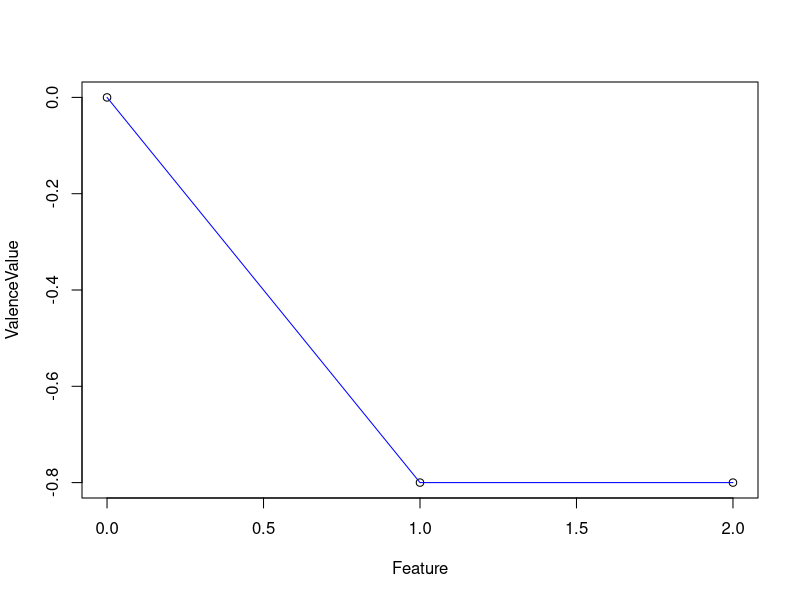
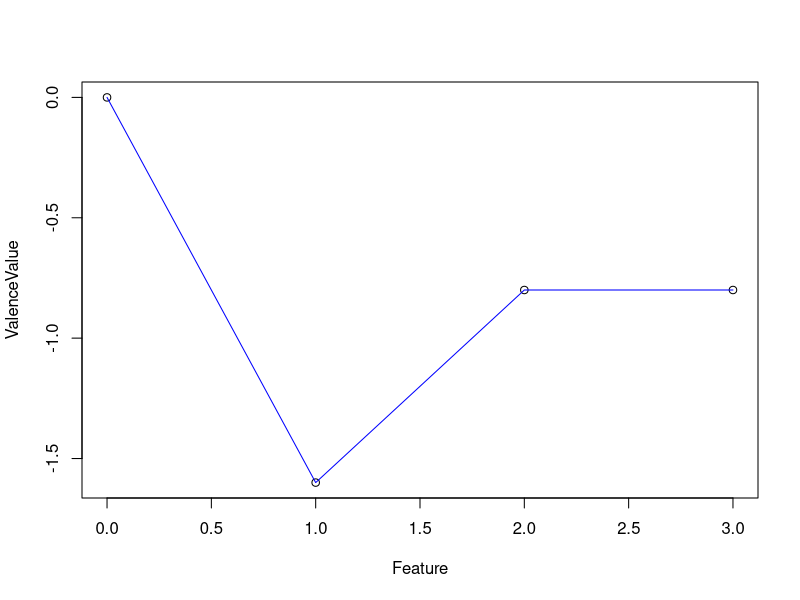
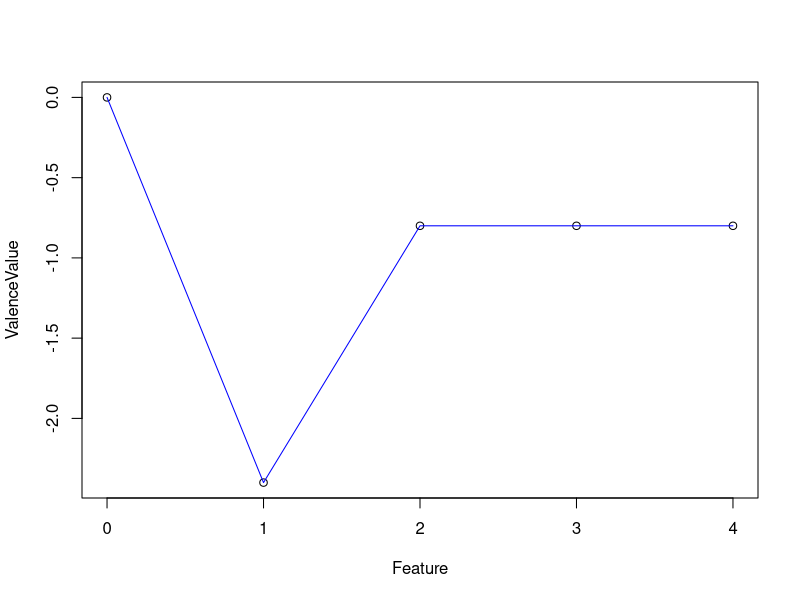
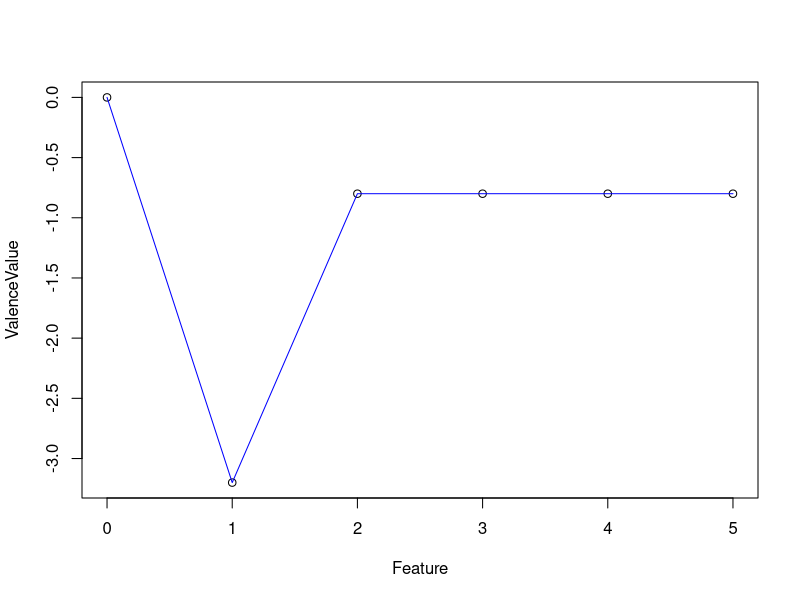
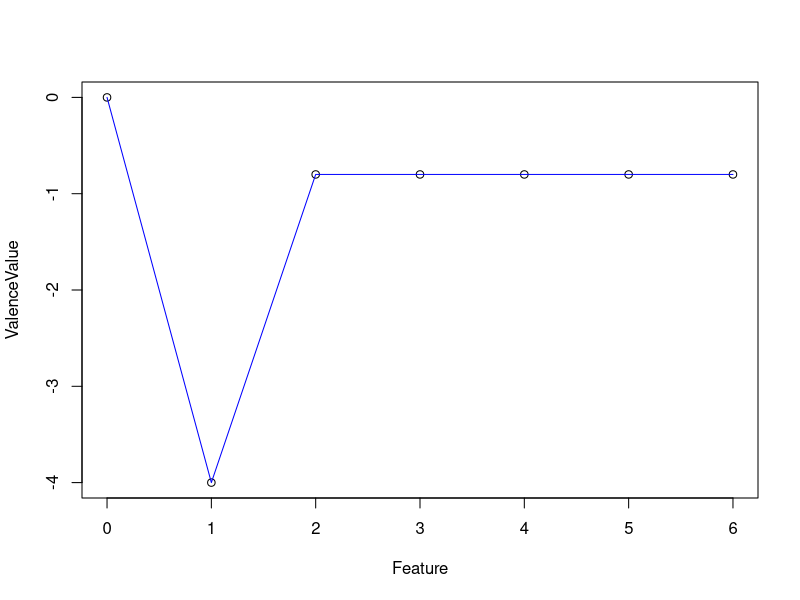
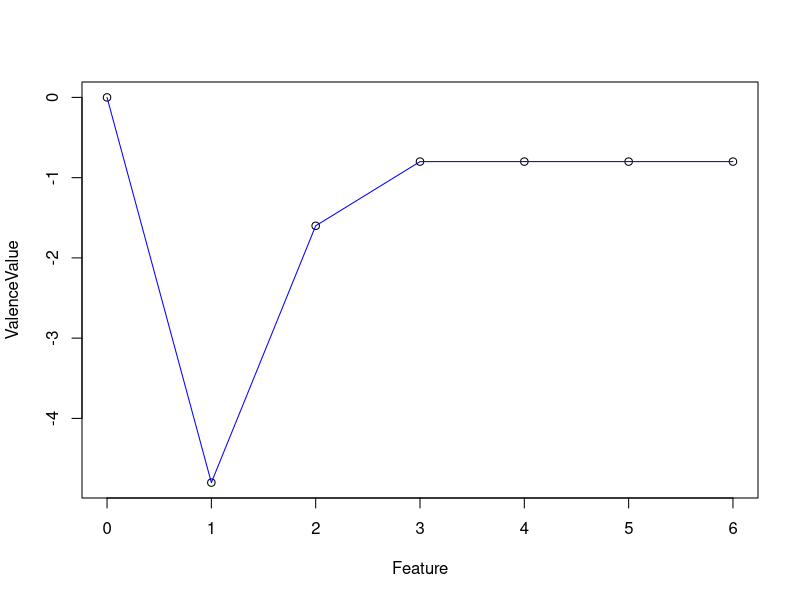
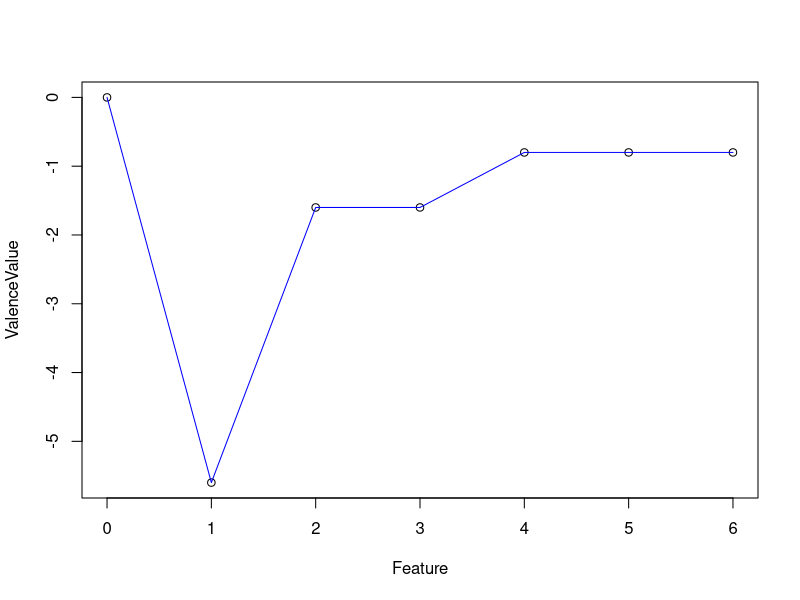
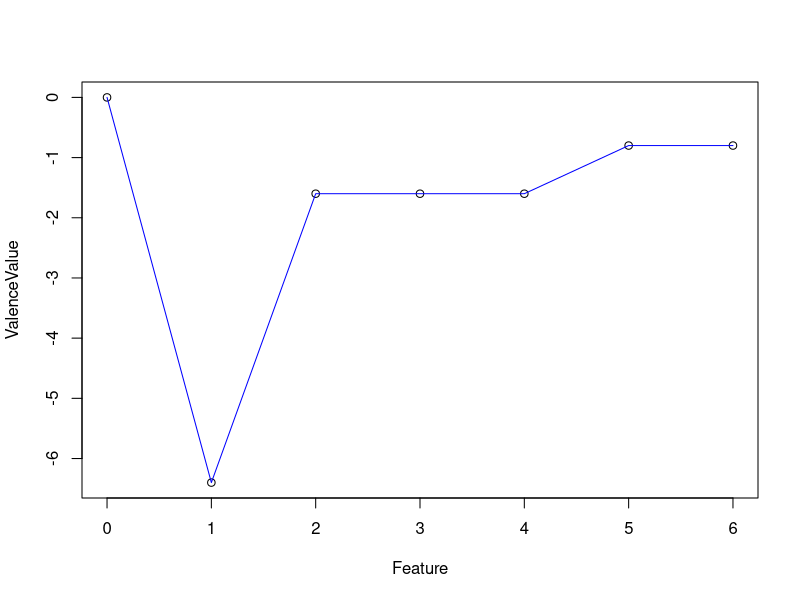

Recreate these plots in R, in order. (Note: this script raises an error after producing the figures.)
### Generalization of evaluative conditioning, Modeling CS Variability


#packages
library(ggplot2)


#latent variables of participant
learnRate <- 0.8

#experimental variables
nTrials <- 4
nCat <- 4
nExemplar <- 5
nFeaturesPerCS <- 2

#stimuli in rating phase
Stimuli <- matrix(NA, nExemplar, nFeaturesPerCS)

for (CS in 1:nrow(Stimuli)){
  Stimuli[CS, 1:2] <- c(1, CS+1)
}

#stimuli in testing phase
FeatureStim <- unique(as.vector(Stimuli))
GSStim <- c(1,nrow(Stimuli) + 1)

#valence for each category
CatVal <- c()
for(cat in 1:nCat){
  Valence <- sample(c(-1,1), size = 1)
  CatVal[cat] <- Valence
}

#learning conditions
many <- 5
one <- 1


#### learning phase - information reduction
#sum up valence for each stimulus feature

#Plot results

#many
Expectation <- matrix(0, 1, nFeaturesPerCS)
category <- 1
nTrials <- 4
for (round in 1:nTrials){
  for (nrCS in 1:many){
    Valence <- CatVal[category]
    for (feat in 1:nFeaturesPerCS){
      featureNR <- Stimuli[nrCS, feat]
      if (featureNR %in% Expectation[,1]){
        Expectation[Expectation[,1] == featureNR] <- c(featureNR, Expectation[Expectation[,1] == featureNR][[2]] + Valence*learnRate)
      } else {
        NewExpectation <- c(featureNR, Valence*learnRate)
        Expectation <- rbind(Expectation, NewExpectation)
      }
    }
    Plot <- as.data.frame(Expectation)
    names(Plot) <- c("Feature", "ValenceValue")
    plot(Plot)
    print(lines(Plot, col = "blue"))
    Sys.sleep(1)
    
  }
}
ExpectationMany <- Expectation[-1,]

#one
#storage location for valence values
Expectation <- matrix(0, 1, nFeaturesPerCS)

category <- 1
nTrials <- 20

for (round in 1:nTrials){
  for (nrCS in 1:one){
    Valence <- CatVal[category]
    for (feat in 1:nFeaturesPerCS){
      featureNR <- Stimuli[nrCS, feat]
      if (featureNR %in% Expectation[,1]){
        Expectation[Expectation[,1] == featureNR] <- c(featureNR, Expectation[Expectation[,1] == featureNR][[2]] + Valence*learnRate)
      } else {
        NewExpectation <- c(featureNR, Valence*learnRate)
        Expectation <- rbind(Expectation, NewExpectation)
      }
    }
    Plot <- as.data.frame(Expectation)
    names(Plot) <- c("Feature", "ValenceValue")
    print(lines(Plot, col = "red"))
    Sys.sleep(1)
    
  }
}
ExpectationOne <- Expectation[-1,]

#### testing phase

##different features



## using the differences between the features for generalization
## differences: distinguish between likely predictions and less likely predictions

DiffExpectation

#### learning phase - cue competition




uF <- unique(as.vector(Stimuli))
Expectation <- rep(0, length(uF))

### Learning Phase
condition <- 1
if (condition == 1) {
  for (trial in 1:nTrials) {
    stim2present <- sample(1:nStim, size=1)
    expect <- Expectation[uF%in%Stimuli[stim2present,]]
    predError <- Valence[stim2present] - expect
    Expectation[uF%in%Stimuli[stim2present,]] <- Expectation[uF%in%Stimuli[stim2present,]] + learnRate*predError
  }
}


# keep this for condition 2, change later

Expectation <- matrix(0, 2, nStim)

condition <- 2
if (condition == 2) {
  for (trial in 1:nTrials) {
    stim2present <- sample(1:nStim, size=1)
    val2present <- Valence[stim2present]
    if (val2present==1) valIndex <- 1
    if (val2present==-1) valIndex <- 2
    expect <- Expectation[valIndex, ]
    #predError <- rep(-0.5, nStim)
    predError <- rep(0, nStim)
    predError[stim2present] <- predError[stim2present] + 1
    Expectation[valIndex, ] <- Expectation[valIndex, ] + learnRate*predError
  }
}



if (condition == 1) {     # CS before UCS
  Valence <- list(matrix(NA, length(unique(Stimuli[,1])), 2), matrix(NA, length(unique(Stimuli[,2])), 2))
  for (feature in 1:2) {
    Valence[[feature]][,1] <- unique(Stimuli[,feature])
    for (f in unique(Stimuli[, feature])) {
      Valence[[feature]][Valence[[feature]][,1]==f, 2] <- sum(Stimuli[Stimuli[,feature]==f,3])
    }
  }
  
  for (gen in 3:4) {
    if (Stimuli[gen,1] == Stimuli[1,1]) {
      Valence[1]
    } 
  }
}
if (condition == 2) {     # CS after UCS
  
}

